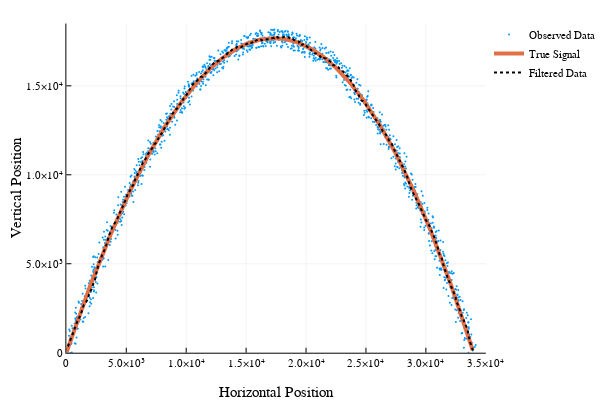

Notebook code for this chart:
### Markdown cell above
# Fun with Plotting the Output
In the cell below, we plot the observed values for the position, as well as the true (noiseless) signal and the Kalman filter estimate.

### Code cell
xplotrange = (0, 35000)
yplotrange = (0,18500)
plot(YOut[1,:],YOut[2,:],xlabel="Horizontal Position",ylabel="Vertical Position",label="Observed Data",markersize=1,markercolor=palette(:default)[1],markerstrokewidth=0,t=[:scatter],xlim=xplotrange, ylim=yplotrange)#,t=[:scatter],markerstrokewidth=0,markersize=3)
plot!(XTOut[1,:],XTOut[2,:], label="True Signal",line=(:solid,4),linecolor=palette(:default)[2],xlim=xplotrange)
plot!(XKOut[1,:],XKOut[2,:], label="Filtered Data",line=(:dot,2,:black),xlim=xplotrange)

### Figure 1 — Plotly figure (JSON) as saved in the notebook; plotly's stock layout.template omitted (floating-point values rounded to 4 significant figures; data arrays with more than 128 entries replaced by an {"elided": "..."} marker saying what was removed)
{"data": [{"colorbar": {"title": ""}, "hoverinfo": "text", "legendgroup": "Observed Data", "marker": {"color": "rgba(0, 154, 250, 1.000)", "line": {"color": "rgba(0, 0, 0, 1.000)", "width": 0}, "size": 2, "symbol": "circle"}, "mode": "markers", "name": "Observed Data", "showlegend": true, "text": {"elided": "1200 null values"}, "type": "scatter", "x": {"elided": "1200 float values"}, "xaxis": "x1", "y": {"elided": "1200 float values"}, "yaxis": "y1", "zmax": null, "zmin": null}, {"colorbar": {"title": ""}, "hoverinfo": "text", "legendgroup": "True Signal", "line": {"color": "rgba(227, 111, 71, 1.000)", "dash": "solid", "shape": "linear", "width": 4}, "mode": "lines", "name": "True Signal", "showlegend": true, "text": {"elided": "1200 null values"}, "type": "scatter", "x": {"elided": "1200 float values"}, "xaxis": "x1", "y": {"elided": "1200 float values"}, "yaxis": "y1", "zmax": null, "zmin": null}, {"colorbar": {"title": ""}, "hoverinfo": "text", "legendgroup": "Filtered Data", "line": {"color": "rgba(0, 0, 0, 1.000)", "dash": "dot", "shape": "linear", "width": 2}, "mode": "lines", "name": "Filtered Data", "showlegend": true, "text": {"elided": "1200 null values"}, "type": "scatter", "x": {"elided": "1200 float values"}, "xaxis": "x1", "y": {"elided": "1200 float values"}, "yaxis": "y1", "zmax": null, "zmin": null}], "layout": {"annotations": [], "height": 400, "legend": {"bgcolor": "rgba(255, 255, 255, 1.000)", "bordercolor": "rgba(0, 0, 0, 1.000)", "font": {"color": "rgba(0, 0, 0, 1.000)", "family": "sans-serif", "size": 11}, "tracegroupgap": 0, "x": 1, "y": 1}, "margin": {"b": 20, "l": 0, "r": 0, "t": 20}, "paper_bgcolor": "rgba(255, 255, 255, 1.000)", "plot_bgcolor": "rgba(255, 255, 255, 1.000)", "showlegend": true, "width": 600, "xaxis": {"anchor": "y1", "domain": [0.1357, 0.9934], "gridcolor": "rgba(0, 0, 0, 0.100)", "gridwidth": 0.5, "linecolor": "rgba(0, 0, 0, 1.000)", "mirror": false, "range": [0, 35000], "showgrid": true, "showline": true, "showticklabels": true, "tickangle": 0, "tickcolor": "rgb(0, 0, 0)", "tickfont": {"color": "rgba(0, 0, 0, 1.000)", "family": "sans-serif", "size": 11}, "tickmode": "array", "ticks": "inside", "ticktext": ["0", "5.0×10³", "1.0×10⁴", "1.5×10⁴", "2.0×10⁴", "2.5×10⁴", "3.0×10⁴", "3.5×10⁴"], "tickvals": [0, 5000, 10000, 15000, 20000, 25000, 30000, 35000], "title": "Horizontal Position", "titlefont": {"color": "rgba(0, 0, 0, 1.000)", "family": "sans-serif", "size": 15}, "type": "-", "visible": true, "zeroline": false, "zerolinecolor": "rgba(0, 0, 0, 1.000)"}, "yaxis": {"anchor": "x1", "domain": [0.07581, 0.9902], "gridcolor": "rgba(0, 0, 0, 0.100)", "gridwidth": 0.5, "linecolor": "rgba(0, 0, 0, 1.000)", "mirror": false, "range": [0, 18500], "showgrid": true, "showline": true, "showticklabels": true, "tickangle": 0, "tickcolor": "rgb(0, 0, 0)", "tickfont": {"color": "rgba(0, 0, 0, 1.000)", "family": "sans-serif", "size": 11}, "tickmode": "array", "ticks": "inside", "ticktext": ["0", "5.0×10³", "1.0×10⁴", "1.5×10⁴"], "tickvals": [0, 5000, 10000, 15000], "title": "Vertical Position", "titlefont": {"color": "rgba(0, 0, 0, 1.000)", "family": "sans-serif", "size": 15}, "type": "-", "visible": true, "zeroline": false, "zerolinecolor": "rgba(0, 0, 0, 1.000)"}}}
